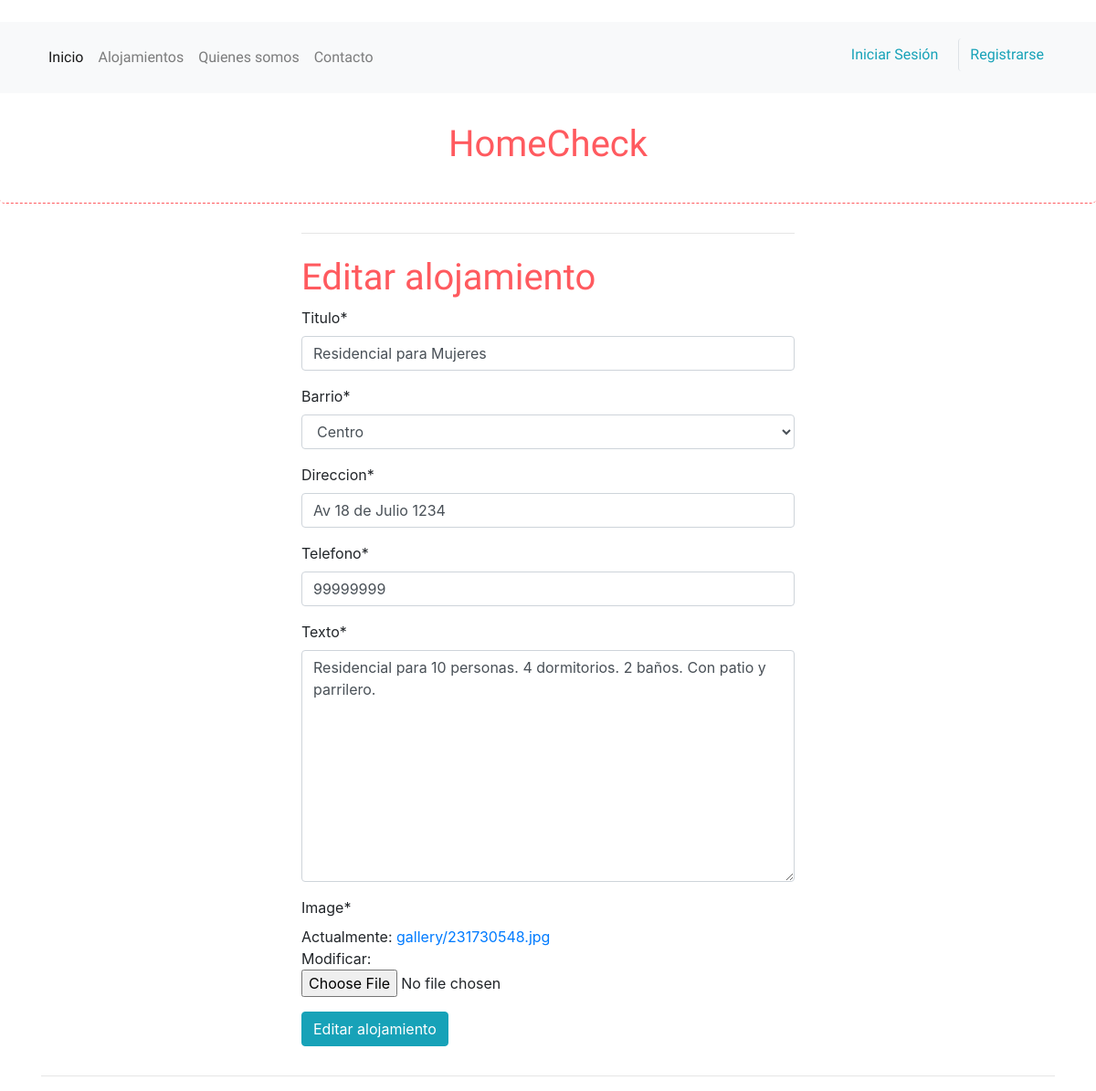
Screenshot of /alojamientos/editar/15/ with the database file from the repository.
### alojamientos/models.py (models this page shows, shortened)
class Alojamiento(models.Model):
    BARRIOS = (
    ('AG', 'Aguada'),
    ('BS', 'Barrio Sur'),
    ('BU', 'Buceo'),
    ('CS', 'Carrasco'),
    ('CT', 'Centro'),
    ('CE', 'Cerro'),
    ('CV', 'Ciudad Vieja'),
    ('CN', 'Cordón'),
    ('CR', 'Capurro'),
    ('LU', 'La Unión'),
    ('MÑ', 'Maroñas'),
    ('PR', 'Parque Rodó'),
    ('PÑ', 'Peñarol'),
    ('PC', 'Pocitos'),
    ('PG', 'Punta Gorda'),
    ('OT', 'Pocitos')
    )
    autor = models.ForeignKey('auth.User', on_delete=models.CASCADE)
    barrio = models.CharField(max_length=2, choices=BARRIOS)
    direccion = models.CharField(max_length=50, default="Sin dirección")
    titulo = models.CharField(max_length=45)
    telefono = models.DecimalField(max_digits=15, decimal_places=0)
    texto = models.TextField()
    fecha_de_creacion = models.DateTimeField(default=timezone.now)
    is_sponsored = models.BooleanField(default=False)
    image = models.ImageField(upload_to = 'gallery', default = 'gallery/static/images/default.png')

### alojamientos/views.py (the view)
# urls.py: path('editar/<int:pk>/', views.alojamiento_edit, name='alojamiento_editar'),
def alojamiento_edit(request, pk):
    instancia = Alojamiento.objects.get(pk=pk)
    form = AlojamientoForm(instance=instancia)
    if request.method == "POST":
        form = AlojamientoForm(request.POST, request.FILES, instance=instancia)
        if form.is_valid():
            instancia = form.save(commit=False)
            instancia.save()
            messages.success(request, 'Editado con exito')
    return render(request, "alojamientos/alojamiento_edit.html", {'form': form})

### alojamientos/forms.py
class AlojamientoForm(forms.ModelForm):
    class Meta:
        model = Alojamiento
        fields = ("titulo", "barrio", "direccion", "telefono", "texto", "image")

### alojamientos/templates/alojamientos/alojamiento_edit.html (shortened to what this page needs)
{% extends 'inicio/base.html' %}
{% load crispy_forms_tags %}
{% block content %}
<div class="row justify-content-center">
    <div class="col-6">
        <hr class="mt-0 mb-4">
        <h1 class="mt-2">Editar alojamiento</h1>
        <form method="POST" class="post-form">
            {{ form|crispy }}
            <button type="submit" class="btn btn-info"">Editar alojamiento</button>
        </form>
    </div>
</div>
{% endblock %}

### alojamientos/static/blog.css (style rules this page uses)
.jumbotron h1, h1, h2, h3, h4, h5, h6, nav a { color: #ff5a5f; font-family: 'Bellota Text', cursive; }

### rows the page displays
Alojamiento: titulo "Residencial para Mujeres", barrio "Centro", direccion "Av 18 de Julio 1234", telefono "99999999", texto "Residencial para 10 personas. 4 dormitorios. 2 baños. Con patio y parrilero."
